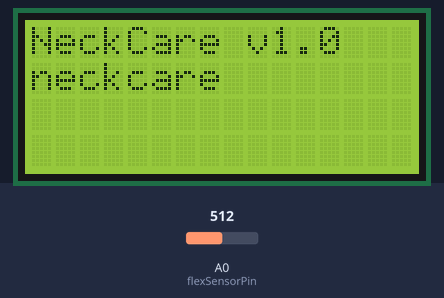
Bench run of a sketch on a simulated Arduino Uno, built with avr-gcc and run on an emulated ATmega328P. On the bench: 16×4 character LCD. The test bench sets the inputs (shaded band); at power-on: A0 (flexSensorPin) = 512. Storage starts empty.

Above: at 4.2 s.
4.3 s: A0 (flexSensorPin) set to 716
At 6.5 s:
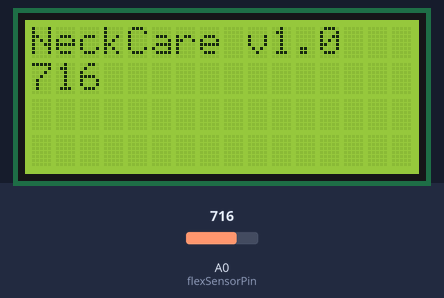
8.8 s: A0 (flexSensorPin) set to 900
At 9.8 s:
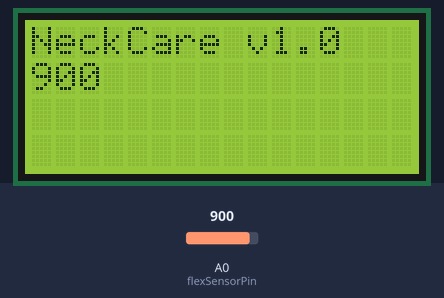
10.3 s: A0 (flexSensorPin) set to 1023
At 10.9 s:
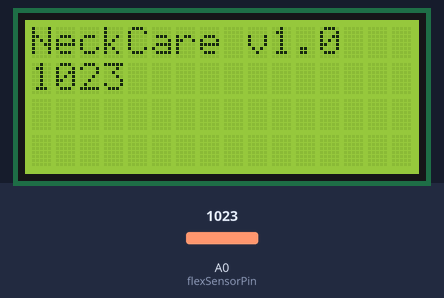
Timing chart, 0 to 12.8 s (numbered marks = the images above; inputs shaded):
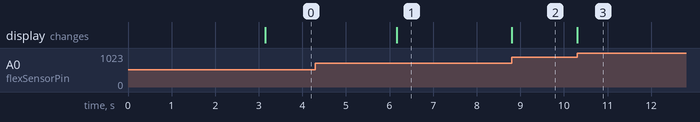

The sketch:

UNO.ino
```cpp
/*
 * NeckCare
 * Version: 1.0
 * @author PeratX
 */

#include <Wire.h>
#include <LiquidCrystal_I2C.h>
#include <SoftwareSerial.h>
#include <ArduinoJson.h>
#include <SPI.h>
#include <SD.h>

LiquidCrystal_I2C lcd(0x3F, 16, 4);
SoftwareSerial wifi(3, 2);//RX, TX

const String PROG_NAME = "NeckCare";
const String VERSION = "v1.0";

const int flexSensorPin = A0;
const int sdCardPin = 10;

int flexSensor;
bool inited = false;

void printToSecLine(String str){
  lcd.setCursor(0, 1);
  lcd.print(str);
}

void printHeader(){
  lcd.print(PROG_NAME + " " + VERSION);
}

String jsonData = "";

void readJsonDataFromSerial(){
  while(wifi.available()){
    byte in = wifi.read();
    Serial.print(in);
    char info = char(in);
    if(info == 10){//Got the \n
      processJsonData();
    } else {
      jsonData += info;
    }
  }
}

void processJsonData(){
  //start process
  StaticJsonBuffer<256> jsonBuffer;
  JsonObject& root = jsonBuffer.parseObject(jsonData);
  jsonData = "";
  String type = root["type"].as<String>();
  if(type == "init"){//Got init result
    //format: ip: String
    printToSecLine(root["ip"].as<String>());
  }
  if(type == "req"){//Receive http request from ESP8266
    //format: page: String, "/data?type=all", "/time"
    String page = root["page"].as<String>();

    StaticJsonBuffer<256> jsonResponse;
    JsonObject& resp = jsonResponse.createObject();
    resp["type"] = "resp";
    resp["body"] = millis();
    resp.printTo(wifi);
    wifi.print("\n");
  }
}

void readFlexSensor(){
  flexSensor = analogRead(flexSensorPin);
}

String ssid = "";
String pass = "";

void setup(){
  Serial.begin(115200);
  wifi.begin(115200);//Maybe too high
  //cannot receive full info from ESP8266 or the info is in wrong coding format
  lcd.init();
  lcd.backlight();
  //Init Micro SD card
  if(SD.begin(sdCardPin)){
    File conf;
    if(SD.exists("config.txt")){
      conf = SD.open("config.txt");
      String configuration = "";
      while(conf.available()){
        char chr = char(conf.read());
        if(chr == 10){
          if(ssid.equals("")){
            ssid = configuration;
          } else {
            pass = configuration;
          }
          configuration = "";
        } else {
          configuration += chr;
        }
      }
      Serial.println(ssid);
      Serial.println(pass);
    } else {
      conf = SD.open("config.txt", FILE_WRITE);
      ssid = "NeckCareAP";
      pass = "neckcare";
      conf.print(ssid + "\n");
      conf.print(pass + "\n");
    }
    conf.close();
  }
}

void loop(){
  if(!inited){
    inited = true;
    printHeader();
    //Send SSID & password to ESP8266
    StaticJsonBuffer<256> jsonBuffer;
    JsonObject& root = jsonBuffer.createObject();
    root["type"] = "init";
    root["ssid"] = ssid;
    root["pass"] = pass;
    root.printTo(wifi);
    wifi.print("\n");//\n
    //Send data done
    printToSecLine(ssid);
    delay(3000);
    lcd.clear();
    printHeader();
    printToSecLine(pass);
    delay(3000);
    lcd.clear();
    printHeader();
  }
  readJsonDataFromSerial();
  readFlexSensor();
  printToSecLine(String(flexSensor));
}
```

Measured:
- after the input at 4.3 s, the display: changes after 1.9 s (image 1)
- after the input at 8.8 s, the display: changes at once (image 2)
- after the input at 10.3 s, the display: changes at once (image 3)
